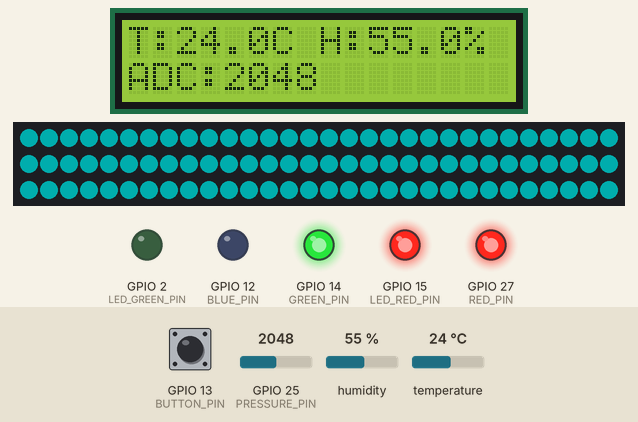
Recording of a program running on a simulated ESP32. On the bench: 16×2 character LCD, 90 RGB LEDs in strip order, left to right, continuing on the next row, output pins drawn as LEDs (lit = HIGH). The inputs (shaded band) are chosen by the test bench; at power-on: GPIO 25 (PRESSURE_PIN) = 2048, humidity 55 %, GPIO 13 (BUTTON_PIN) HIGH, temperature 24 °C. Dim RGB values are drawn brighter than linear.

Above: at 1.2 s.
1.3 s: GPIO 25 (PRESSURE_PIN) set to 0
At 2.8 s:
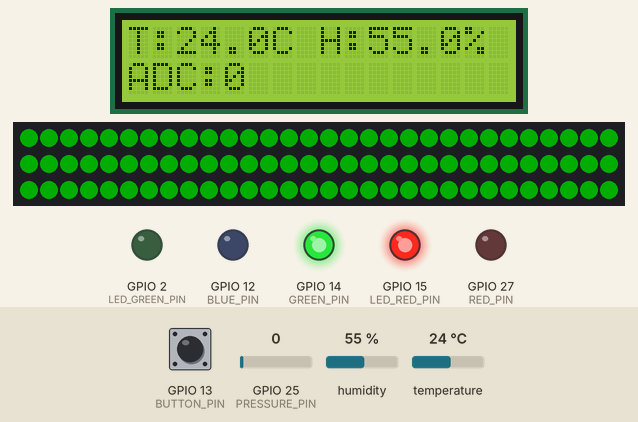
7.6 s: GPIO 25 (PRESSURE_PIN) set to 859
At 8.2 s:
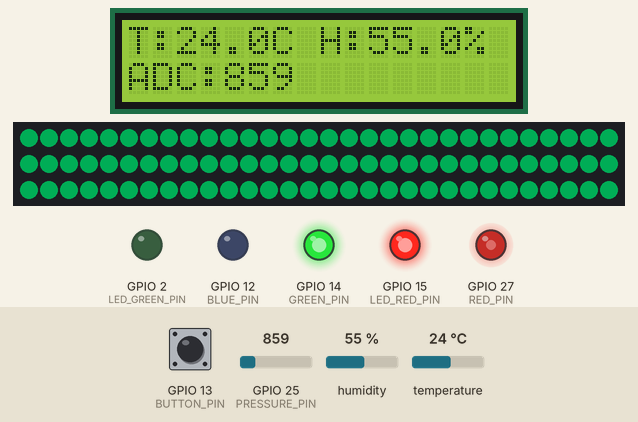
9.2 s: GPIO 25 (PRESSURE_PIN) set to 2497
At 10.2 s:
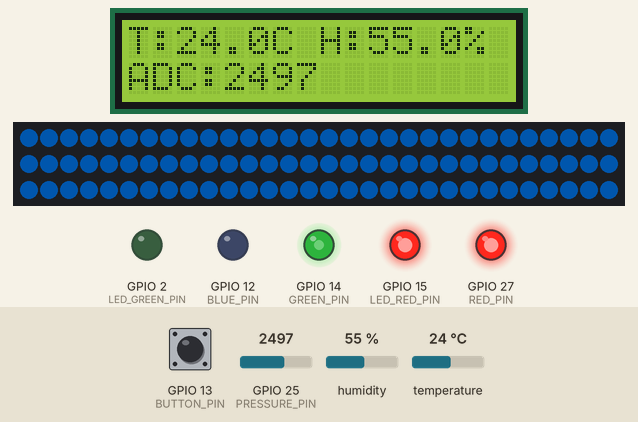
10.9 s: GPIO 25 (PRESSURE_PIN) set to 3603
At 12.3 s:
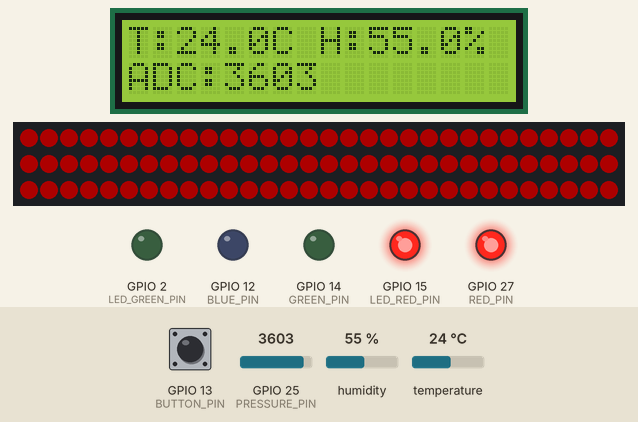
12.6 s: GPIO 25 (PRESSURE_PIN) set to 3996
At 13.3 s:
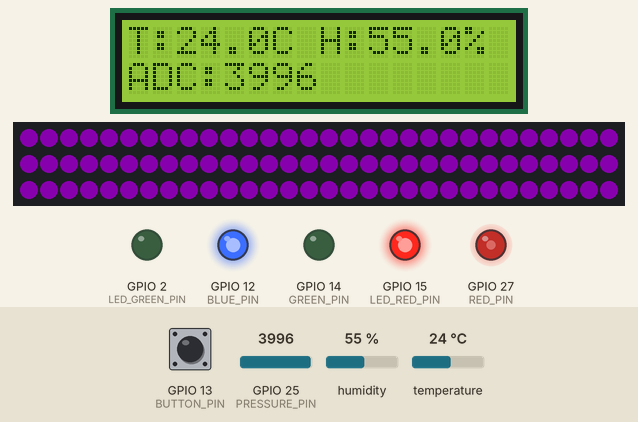
14.3 s: humidity set to 22 %
At 16.0 s:
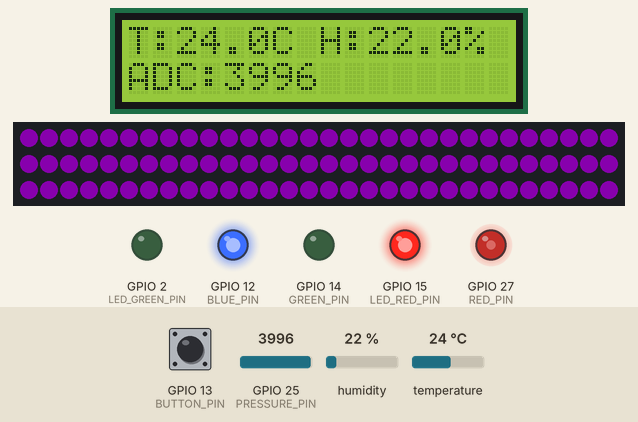
Timing chart, 0 to 17.5 s (numbered marks = the images above; inputs shaded):
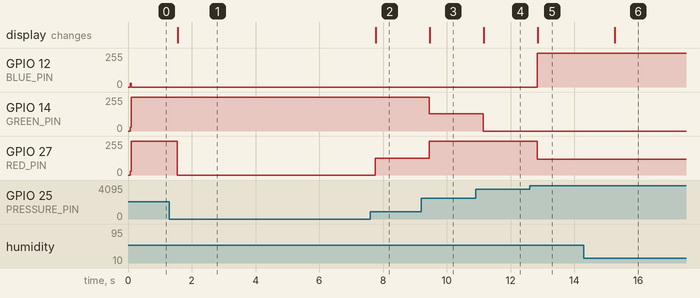

The program:

main.cpp
```cpp
// Bibliothèque
#include <Arduino.h>
#include <Wire.h>     // LCD hd44780
#include <hd44780.h>  // LCD hd44780
#include <hd44780ioClass/hd44780_I2Cexp.h> // LCD hd44780
#include <DHT.h> // DHT22
#include <Adafruit_NeoPixel.h> // Bande RGB

// Définitions des broches
#define PRESSURE_PIN 25     // Capteur de pression
#define BUTTON_PIN    13    // Bouton
#define LED_GREEN_PIN   2    // LED verte
#define LED_RED_PIN 15     // LED rouge
#define DHT_PIN       26    // DHT22 pour la température et l'humidité
#define DHTTYPE       DHT22 // Type du capteur
#define PIN_RGB        33     // GPIO pour la bande RGB
#define NUM_PIXELS     90    // Nombre de led
Adafruit_NeoPixel strip(NUM_PIXELS, PIN_RGB, NEO_GRB + NEO_KHZ800);

// RGB pour signaler l'état du capteur de pression
#define RED_PIN   27
#define GREEN_PIN 14
#define BLUE_PIN  12
// Canaux Leds (PWM)
const int redChannel   = 0;
const int greenChannel = 1;
const int blueChannel  = 2;
// Paramètres PWM
const int freq = 2000;      // Fréquence en Hz
const int resolution = 8;   // Résolution (8 bits : valeurs de 0 à 255)

// Initialisation de l'écran LCD & du DHT
hd44780_I2Cexp lcd(0x27);
DHT dht(DHT_PIN, DHTTYPE);

// Variables globales
int last_capteur_value = 0;
int previousButtonState = HIGH;
bool envoiAuto = false;

void setup() {
  Serial.begin(115200);
  Wire.begin();
  lcd.begin(16, 2);       // écran 16 colonnes x 2 lignes
  lcd.setBacklight(255);  // mettre le rétroéclairage au maximum
  strip.begin();             // Initialise le ruban
  strip.show();              // Éteint toutes les LEDs
  strip.setBrightness(50);   // Ajuste la luminosité (0 à 255)

  // Configuration des broches
  pinMode(BUTTON_PIN, INPUT_PULLUP);
  pinMode(LED_RED_PIN, OUTPUT);
  pinMode(LED_GREEN_PIN, OUTPUT);

  // Initialisation des canaux PWM pour chaque couleur
  ledcSetup(redChannel, freq, resolution);
  ledcSetup(greenChannel, freq, resolution);
  ledcSetup(blueChannel, freq, resolution);
  // Attachement des broches aux canaux correspondants
  ledcAttachPin(RED_PIN, redChannel);
  ledcAttachPin(GREEN_PIN, greenChannel);
  ledcAttachPin(BLUE_PIN, blueChannel);

  dht.begin();

  // LED RGB blanche au démarrage
  ledcWrite(redChannel, 30);
  ledcWrite(greenChannel, 30);
  ledcWrite(blueChannel, 30);

  // LED rouge allumée au départ
  digitalWrite(LED_RED_PIN, HIGH);
  digitalWrite(LED_GREEN_PIN, LOW);
}

void loop() {
  // Lecture des capteurs
  float temperature = dht.readTemperature();
  float humidity = dht.readHumidity();
  last_capteur_value = analogRead(PRESSURE_PIN);
  // Affiche sur la ligne 1 les valeurs de l'ADC
  lcd.setCursor(0, 1);
  lcd.print("                "); // Efface ligne 1 avec des espaces vides pour éviter de tout clear.
  lcd.setCursor(0,1);
  lcd.print("ADC:");
  lcd.print(last_capteur_value);

  // Gestion d'erreur pour le DHT22
  if (isnan(temperature) || isnan(humidity)) {
    lcd.clear();
    lcd.setCursor(0,0);
    lcd.print("Erreur DHT22");
    delay(500);
    return;
  }

  // Lecture du buffer (Attende d'un message avec ',')
  if (Serial.available()) {
    String message = Serial.readStringUntil('\n'); // Lit tous les caractères jusqu'à un retour chariot
    message.trim();                                // Enlève les espaces ou retour chariot
    if (message.indexOf(',') != -1) {              // Si le message contient une virgule
      envoiAuto = false;                           // Passe la variable envoiAuto en False
      Serial.print(temperature);                   // Envoi les données de la Temp;Hum;ADC;message;
      Serial.print(";");                           // Et on éteint la led rouge pour allumer la led verte
      Serial.print(humidity);
      Serial.print(";");
      Serial.print(last_capteur_value);
      Serial.print(";");
      Serial.print(message);
      Serial.println(";");
      digitalWrite(LED_RED_PIN, LOW);
      digitalWrite(LED_GREEN_PIN, HIGH);
    }
  }

  // État de la led RGB & de la bande RGB (j'ai BGR) selon la pression
  if (last_capteur_value <= 819) {
    ledcWrite(redChannel, 0); ledcWrite(greenChannel, 255); ledcWrite(blueChannel, 0);   //couleur VERT
    for (int i = 0; i < NUM_PIXELS; i++) strip.setPixelColor(i, strip.Color(0, 255, 0));
  } else if (last_capteur_value <= 1638) {
    ledcWrite(redChannel, 127); ledcWrite(greenChannel, 255); ledcWrite(blueChannel, 0);   //couleur JAUNE-VERT
    for (int i = 0; i < NUM_PIXELS; i++) strip.setPixelColor(i, strip.Color(0, 255, 127));
  } else if (last_capteur_value <= 2457) {
    ledcWrite(redChannel, 255); ledcWrite(greenChannel, 255); ledcWrite(blueChannel, 0);   //couleur JAUNE
    for (int i = 0; i < NUM_PIXELS; i++) strip.setPixelColor(i, strip.Color(0, 255, 255));
  } else if (last_capteur_value <= 3276) {
    ledcWrite(redChannel, 255); ledcWrite(greenChannel, 128); ledcWrite(blueChannel, 0);   //couleur ORANGE
    for (int i = 0; i < NUM_PIXELS; i++) strip.setPixelColor(i, strip.Color(0, 128, 255));
  } else if (last_capteur_value <= 3956) {
    ledcWrite(redChannel, 255); ledcWrite(greenChannel, 0); ledcWrite(blueChannel, 0);   //couleur ROUGE
    for (int i = 0; i < NUM_PIXELS; i++) strip.setPixelColor(i, strip.Color(255, 0, 0));
  } else {
    ledcWrite(redChannel, 120); ledcWrite(greenChannel, 0); ledcWrite(blueChannel, 255);   //couleur BLEU-VIOLET
    for (int i = 0; i < NUM_PIXELS; i++) strip.setPixelColor(i, strip.Color(200, 0, 255));
  }
  strip.show();

  // Affichage du LCD sur la ligne 0 (T:xx.xC H:xx.x%)
  lcd.setCursor(0, 0);
  lcd.print("T:");
  lcd.print(temperature, 1); //affiche la température avec un chiffre après la virgule
  lcd.print("C H:");
  lcd.print(humidity, 1);    //affiche l'humidité avec un chiffre après la virgule
  lcd.print("%");

  // Gestion du bouton pour stop l'acquisition et envoyer le DHT22 en continu
  int currentButtonState = digitalRead(BUTTON_PIN); //lecture du bouton
  if (previousButtonState == HIGH && currentButtonState == LOW) { //Condition de l'état du bouton
    // Début envoi automatique
    envoiAuto = true; // Passe la variable envoiAuto en True
    digitalWrite(LED_RED_PIN, HIGH); //Led rouge allumé
    digitalWrite(LED_GREEN_PIN, LOW); //Led verte éteinte
  }
  previousButtonState = currentButtonState; //mémorise l'état du bouton

    // Envoi automatiquement quand envoiAuto est True
  if (envoiAuto) {
    Serial.print(temperature);
    Serial.print(";");
    Serial.print(humidity);
    Serial.print(";");
  }
  delay(200); //délai 200ms
}
```

Measured:
- after the input at 1.3 s, GPIO 27 (RED_PIN): 255/255 → 0/255 after 0.24 s; the display: changes after 0.26 s (image 1)
- after the input at 7.6 s, GPIO 27 (RED_PIN): 0/255 → 127/255 after 0.16 s; the display: changes after 0.18 s (image 2)
- after the input at 9.2 s, GPIO 14 (GREEN_PIN): 255/255 → 128/255 after 0.25 s; GPIO 27 (RED_PIN): 127/255 → 255/255 after 0.25 s; the display: changes after 0.26 s (image 3)
- after the input at 10.9 s, GPIO 14 (GREEN_PIN): 128/255 → 0/255 after 0.24 s; the display: changes after 0.26 s (image 4)
- after the input at 12.6 s, GPIO 12 (BLUE_PIN): 0/255 → 255/255 after 0.23 s; GPIO 27 (RED_PIN): 255/255 → 120/255 after 0.23 s; the display: changes after 0.24 s (image 5)
- after the input at 14.3 s, the display: changes after 0.97 s (image 6)
